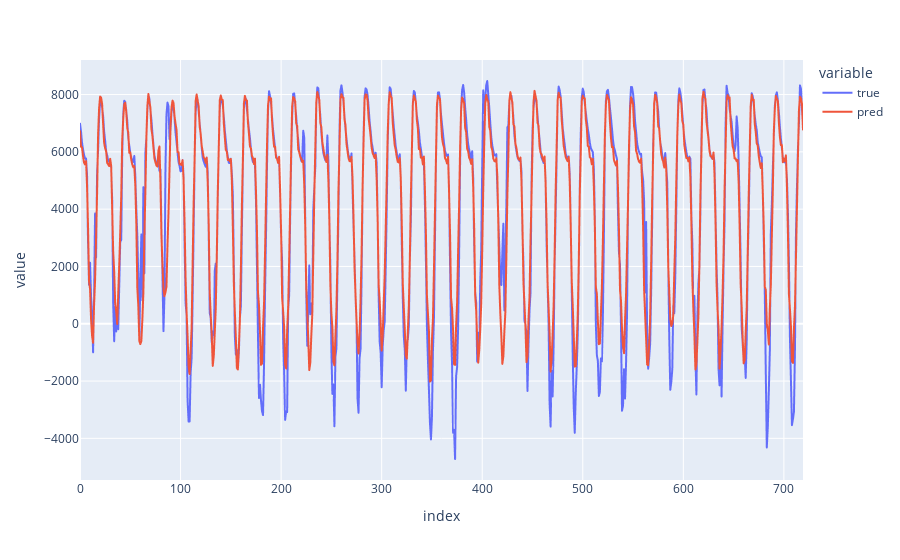

Notebook code for this chart:
### Code cell
y_true_base = y_scaler.inverse_transform(y_test_scaled)
y_pred_base = y_scaler.inverse_transform(y_pred)

y_true_base = pd.DataFrame(y_true_base.flatten(), columns=['true'])
y_pred_base_flat_df = pd.DataFrame(y_pred_base.flatten(), columns=['pred'])
y_pred_base_df = pd.DataFrame(y_pred_base, columns=y_train.columns, index=y_test.index)

results_base = pd.concat([y_true_base, y_pred_base_flat_df], axis=1)
px.line(results_base)

### Figure 1 — Plotly figure (JSON) as saved in the notebook; plotly's stock layout.template omitted (floating-point values rounded to 4 significant figures; data arrays with more than 128 entries replaced by an {"elided": "..."} marker saying what was removed)
{"data": [{"hovertemplate": "variable=true<br>index=%{x}<br>value=%{y}<extra></extra>", "legendgroup": "true", "line": {"color": "#636efa", "dash": "solid"}, "marker": {"symbol": "circle"}, "mode": "lines", "name": "true", "showlegend": true, "type": "scattergl", "x": {"elided": "720 int values"}, "xaxis": "x", "y": {"elided": "720 float values"}, "yaxis": "y"}, {"hovertemplate": "variable=pred<br>index=%{x}<br>value=%{y}<extra></extra>", "legendgroup": "pred", "line": {"color": "#EF553B", "dash": "solid"}, "marker": {"symbol": "circle"}, "mode": "lines", "name": "pred", "showlegend": true, "type": "scattergl", "x": {"elided": "720 int values"}, "xaxis": "x", "y": {"elided": "720 float values"}, "yaxis": "y"}], "layout": {"legend": {"title": {"text": "variable"}, "tracegroupgap": 0}, "margin": {"t": 60}, "xaxis": {"anchor": "y", "domain": [0, 1], "title": {"text": "index"}}, "yaxis": {"anchor": "x", "domain": [0, 1], "title": {"text": "value"}}}}
